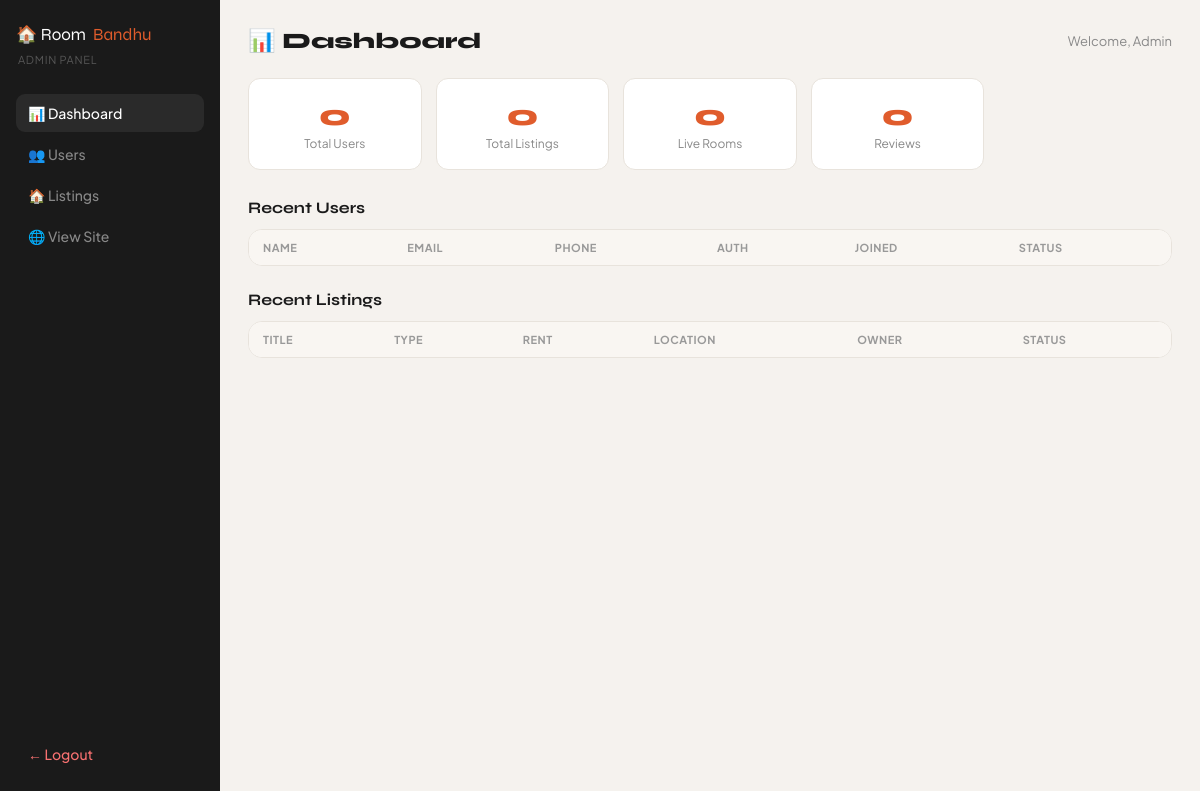
The page /admin (signed in) on the database as committed earlier.
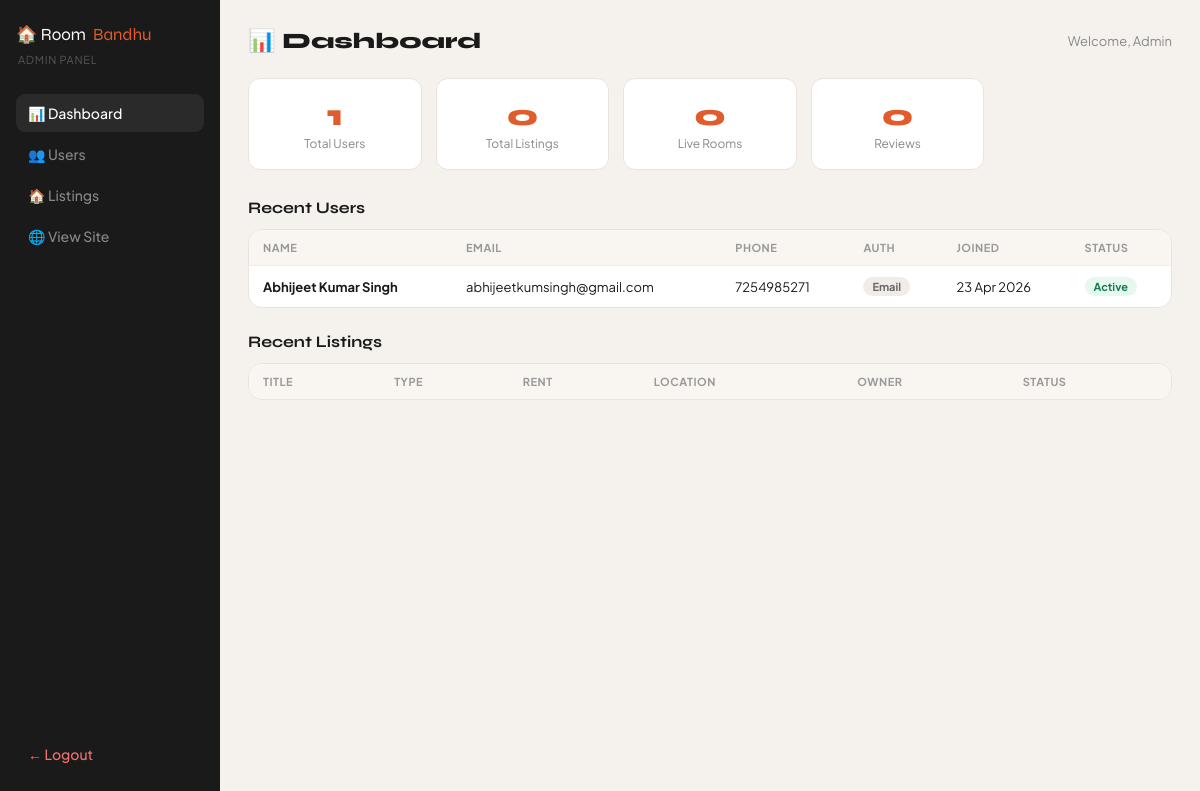
The same page on the database as committed later.
### app.py (models this page shows)
class User(db.Model):
    __tablename__ = 'user'
    id          = db.Column(db.Integer, primary_key=True)
    name        = db.Column(db.String(100), nullable=False)
    email       = db.Column(db.String(120), unique=True, nullable=False, index=True)
    phone       = db.Column(db.String(15), nullable=True)
    password    = db.Column(db.String(256), nullable=True)        # nullable for Google users
    google_id   = db.Column(db.String(128), unique=True, nullable=True)
    avatar_url  = db.Column(db.String(300), nullable=True)
    is_active   = db.Column(db.Boolean, default=True, nullable=False)
    created_at  = db.Column(db.DateTime, default=datetime.utcnow)
    rooms       = db.relationship('Room',     backref='owner', lazy='select')
    wishlist    = db.relationship('Wishlist', backref='user',  lazy='select')
    reviews     = db.relationship('Review',   backref='user',  lazy='select')

### app.py (the view)
@app.route('/admin')
@admin_required
def admin_dashboard():
    return render_template('admin/dashboard.html',
        total_users   = User.query.count(),
        total_rooms   = Room.query.count(),
        avail_rooms   = Room.query.filter_by(is_available=True).count(),
        total_reviews = Review.query.count(),
        recent_users  = User.query.order_by(User.created_at.desc()).limit(10).all(),
        recent_rooms  = Room.query.order_by(Room.created_at.desc()).limit(10).all(),
    )

### app.py (called while the page is built)
def admin_required(f):
    @wraps(f)
    def decorated(*args, **kwargs):
        if not session.get('is_admin'):
            return redirect(url_for('admin_login'))
        return f(*args, **kwargs)
    return decorated

@app.context_processor
def globals():
    count = 0
    if 'user_id' in session:
        count = Wishlist.query.filter_by(user_id=session['user_id']).count()
    return {'wishlist_count': count}

### templates/admin/dashboard.html (shortened to what this page needs)
{% extends "admin/base.html" %}
{% block admin_content %}
<div class="admin-header">
  <h1>📊 Dashboard</h1>
  <span style="font-size:13px;color:#888">Welcome, Admin</span>
</div>
<div class="stat-grid">
  <div class="stat-card">
    <span class="stat-num">{{ total_users }}</span>
    <div class="stat-lbl">Total Users</div>
  </div>
  <div class="stat-card">
    <span class="stat-num">{{ total_rooms }}</span>
    <div class="stat-lbl">Total Listings</div>
  </div>
  <div class="stat-card">
    <span class="stat-num">{{ avail_rooms }}</span>
    <div class="stat-lbl">Live Rooms</div>
  </div>
  <div class="stat-card">
    <span class="stat-num">{{ total_reviews }}</span>
    <div class="stat-lbl">Reviews</div>
  </div>
</div>
<div class="section-title">Recent Users</div>
<div class="table-wrap">
  <table>
    <thead>
      <tr>
        <th>Name</th><th>Email</th><th>Phone</th><th>Auth</th><th>Joined</th><th>Status</th>
      </tr>
    </thead>
    <tbody>
      {% for u in recent_users %}
      <tr>
        <td><strong>{{ u.name }}</strong></td>
        <td>{{ u.email }}</td>
        <td>{{ u.phone or '—' }}</td>
        <td>
          {% if u.google_id %}
            <span class="bdg bdg-blue">Google</span>
          {% else %}
            <span class="bdg bdg-gray">Email</span>
          {% endif %}
        </td>
        <td>{{ u.created_at.strftime('%d %b %Y') if u.created_at else '—' }}</td>
        <td><span class="bdg {{ 'bdg-green' if u.is_active else 'bdg-red' }}">{{ 'Active' if u.is_active else 'Suspended' }}</span></td>
      </tr>
      {% endfor %}
    </tbody>
  </table>
</div>
<div class="section-title">Recent Listings</div>
<div class="table-wrap">
  <table>
    <thead>
      <tr><th>Title</th><th>Type</th><th>Rent</th><th>Location</th><th>Owner</th><th>Status</th></tr>
    </thead>
  </table>
</div>
{% endblock %}

Rows that differ between the two databases and show on the page:
added User: name "Abhijeet Kumar Singh", email "abhijeetkumsingh@gmail.com", phone "7254985271", shows "Email", created_at "23 Apr 2026", is_active "Active"
Other text that changed with them:
{{ total_users }}: "0" → "1"
